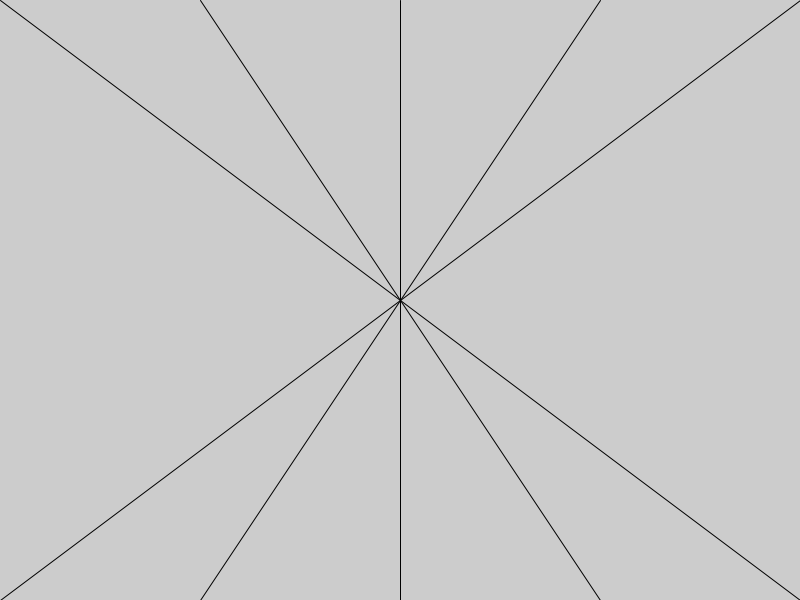
Frame 1 (no input)
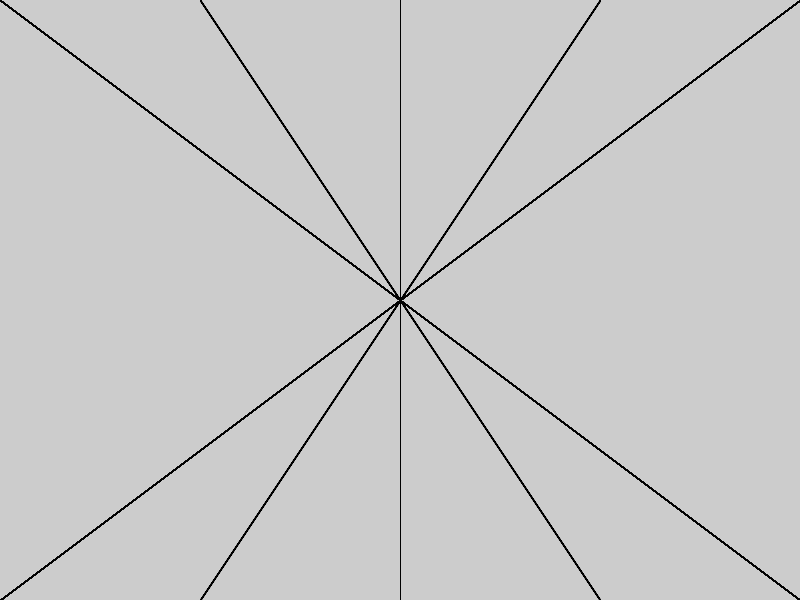
Frame 60 (the mouse pressed at the canvas centre just before this capture)
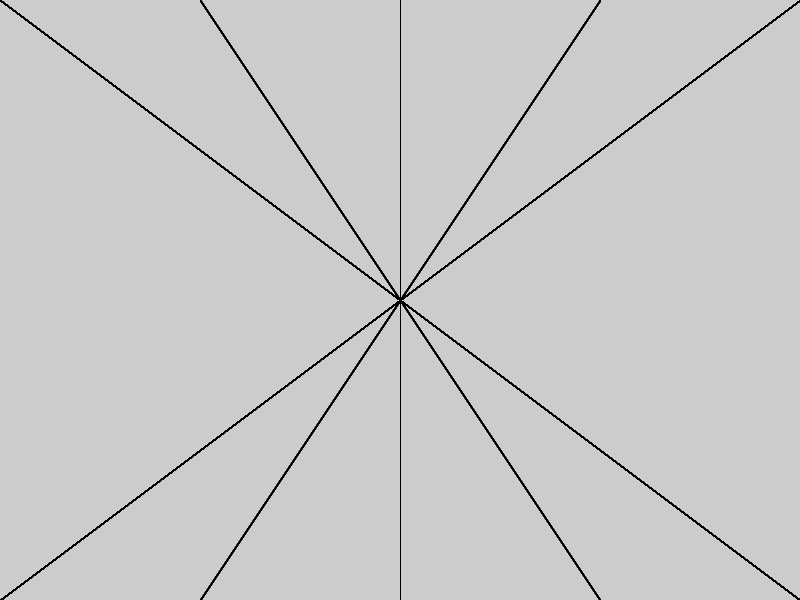
Frame 120 (the mouse held since frame 60 and released just before this capture)

The Processing sketch that drew these frames (run headless with seeded random() and noise(); from frame 60 on, the mouse is pressed at the canvas centre):

// Processing sketch: Lineas
// ── Lineas.pde
void setup() {
  size(800, 600);
}

void draw() {

  int cantLineas=4;
  float separacion=width/cantLineas;
  float x=0;

  for (int i=0; i<=cantLineas; i++){
    line(x, 0, width/2, height/2);
    line(x, height, width/2, height/2);
    x+=separacion;
  }
}
